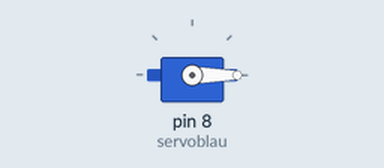
A sketch run on a simulated Arduino Uno, built with avr-gcc and run on an emulated ATmega328P. Parts: servo.

Above: at 0.05 s.
At 6.0 s:
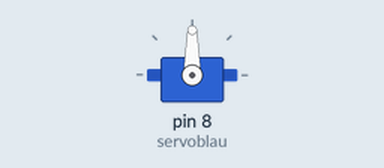
At 9.0 s:
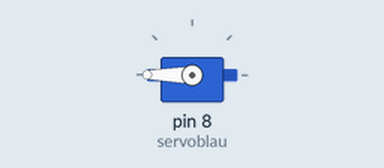
At 12.0 s:
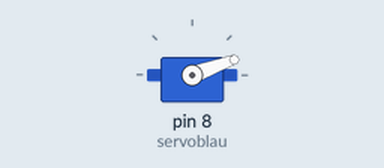
Timing chart, 0 to 15.6 s (numbered marks = the images above):
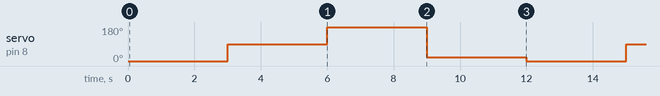

The sketch:

Nr._13_Servo_ansteuern.ino
```cpp
#include <Servo.h>  // Die Servobibliothek wird aufgerufen. Sie wird benötigt, damit die Ansteuerung des Servos vereinfacht wird.
Servo servoblau;  // Erstellt für das Programm ein Servo mit dem Namen „servoblau“

void setup(){
  servoblau.attach(8); //Das Setup enthält die Information, dass das Servo an der Steuerleitung (gelb) mit Pin 8 verbunden wird. Hier ist natürlich auch ein anderer Pin möglich.
}

void loop(){  //Im „loop“ wird über den write-Befehl „servoblau.write(Grad)“ das Servo angesteuert. Zwischen den einzelnen Positionen gibt es eine Pause, damit das Servo genug Zeit hat, die gewünschten Positionen zu erreichen.
  servoblau.write(0);  //Position 1 ansteuern mit dem Winkel 0°
  delay(3000);  //Das Programm stoppt für 3 Sekunden
  servoblau.write(90);  //Position 2 ansteuern mit dem Winkel 90°
  delay(3000);  //Das Programm stoppt für 3 Sekunden
  servoblau.write(180); //Position 3 ansteuern mit dem Winkel 180°
  delay(3000);  //Das Programm stoppt für 3 Sekunden
  servoblau.write(20);  //Position 4 ansteuern mit dem Winkel 20°
  delay(3000);  //Das Programm stoppt für 3 Sekunden
}
```

Measured:
- by itself, servo on pin 8 (servoblau): repeats every 12.0 s: 180° 3.0 s, 20° 3.0 s, 0° 3.0 s, 90° 3.0 s
